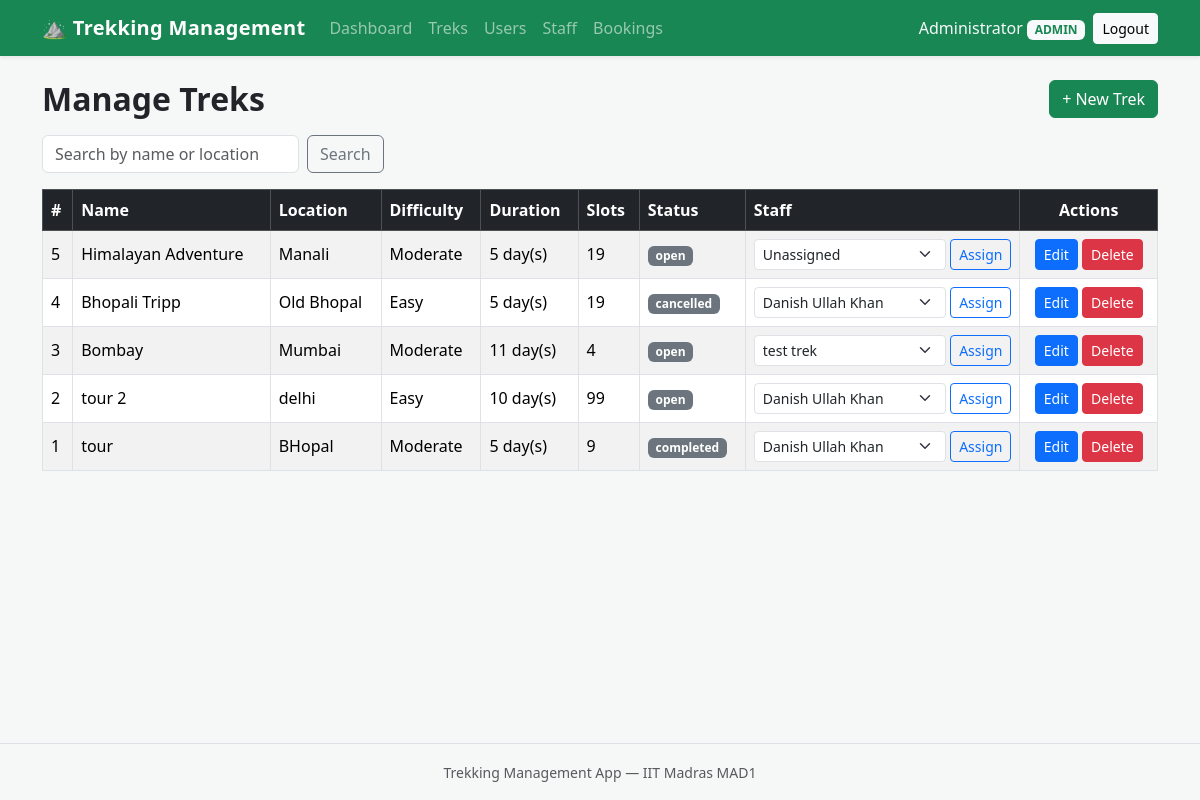
The app's page /admin/treks (signed in) with its own data.
### models/user.py (models this page shows, shortened)
class User(UserMixin, db.Model):
    __tablename__ = "users"
    id = db.Column(db.Integer, primary_key=True)
    name = db.Column(db.String(80), nullable=False)
    email = db.Column(db.String(120), unique=True, nullable=False)
    password_hash = db.Column(db.String(255), nullable=False)
    role = db.Column(db.String(20), nullable=False, default="user")
    approved = db.Column(db.Boolean, nullable=False, default=False)
    blacklisted = db.Column(db.Boolean, nullable=False, default=False)
    bookings = db.relationship("Booking", backref="user", lazy=True)

### models/trek.py (models this page shows, shortened)
class Trek(db.Model):
    __tablename__ = "treks"
    id = db.Column(db.Integer, primary_key=True)
    name = db.Column(db.String(120), nullable=False)
    location = db.Column(db.String(120), nullable=False)
    difficulty = db.Column(db.String(20), nullable=True)
    duration = db.Column(db.Integer, nullable=False, default=1)
    available_slots = db.Column(db.Integer, nullable=False, default=0)
    status = db.Column(db.String(20), nullable=False, default="open")
    start_date = db.Column(db.Date, nullable=True)
    end_date = db.Column(db.Date, nullable=True)
    description = db.Column(db.Text, nullable=True)
    staff_id = db.Column(db.Integer, db.ForeignKey("users.id"), nullable=True)
    staff = db.relationship("User", backref="assigned_treks")
    bookings = db.relationship("Booking", backref="trek", lazy=True)

### routes/admin.py (the view)
@admin_bp.route("/treks")
@admin_required
def list_treks():
    q = request.args.get("q", "").strip()
    query = Trek.query
    if q:
        like = f"%{q}%"
        query = query.filter(db.or_(Trek.name.ilike(like),
                                    Trek.location.ilike(like)))
    treks = query.order_by(Trek.id.desc()).all()
    staff_members = User.query.filter_by(role="staff", approved=True).all()
    return render_template(
        "admin/treks.html", treks=treks, staff_members=staff_members, q=q
    )

### models/user.py (called while the page is built)
@login_manager.user_loader
def load_user(user_id):
    return User.query.get(int(user_id))

### routes/admin.py (called while the page is built)
def admin_required(view):
    @wraps(view)
    @login_required
    def wrapped(*args, **kwargs):
        if current_user.role != "admin":
            abort(403)
        return view(*args, **kwargs)
    return wrapped

### templates/admin/treks.html (shortened to what this page needs)
{% extends "base.html" %}
{% block content %}
<div class="d-flex justify-content-between align-items-center mb-3">
    <h2 class="mb-0">Manage Treks</h2>
    <a class="btn btn-success" href="{{ url_for('admin.create_trek') }}">
        + New Trek
    </a>
</div>
<form class="row g-2 mb-3" method="GET" action="{{ url_for('admin.list_treks') }}">
    <div class="col-auto">
        <input type="text" name="q" class="form-control"
               placeholder="Search by name or location" value="{{ q }}">
    </div>
    <div class="col-auto">
        <button type="submit" class="btn btn-outline-secondary">Search</button>
    </div>
</form>
{% if treks %}
<div class="table-responsive">
    <table class="table table-striped table-bordered align-middle">
        <thead class="table-dark">
            <tr>
                <th>#</th>
                <th>Name</th>
                <th>Location</th>
                <th>Difficulty</th>
                <th>Duration</th>
                <th>Slots</th>
                <th>Status</th>
                <th>Staff</th>
                <th class="text-center">Actions</th>
            </tr>
        </thead>
        <tbody>
            {% for trek in treks %}
            <tr>
                <td>{{ trek.id }}</td>
                <td>{{ trek.name }}</td>
                <td>{{ trek.location }}</td>
                <td>{{ trek.difficulty or '-' }}</td>
                <td>{{ trek.duration }} day(s)</td>
                <td>{{ trek.available_slots }}</td>
                <td>
                    <span class="badge bg-secondary">{{ trek.status }}</span>
                </td>
                <td>
                    <form class="d-flex gap-1" method="POST"
                          action="{{ url_for('admin.assign_staff', trek_id=trek.id) }}">
                        <select name="staff_id" class="form-select form-select-sm">
                            <option value="">Unassigned</option>
                            {% for staff in staff_members %}
                            <option value="{{ staff.id }}"
                                    {{ 'selected' if trek.staff_id == staff.id else '' }}>
                                {{ staff.name }}
                            </option>
                            {% endfor %}
                        </select>
                        <button type="submit" class="btn btn-sm btn-outline-primary">
                            Assign
                        </button>
                    </form>
                </td>
                <td class="text-center text-nowrap">
                    <a class="btn btn-sm btn-primary"
                       href="{{ url_for('admin.edit_trek', trek_id=trek.id) }}">
                        Edit
                    </a>
                    <form class="d-inline" method="POST"
                          action="{{ url_for('admin.delete_trek', trek_id=trek.id) }}"
                          onsubmit="return confirm('Delete this trek?');">
                        <button type="submit" class="btn btn-sm btn-danger">
                            Delete
                        </button>
                    </form>
                </td>
            </tr>
            {% endfor %}
        </tbody>
    </table>
</div>
{% else %}
<p class="text-muted">No treks yet. Click "New Trek" to add one.</p>
{% endif %}
{% endblock %}

### templates/base.html (shortened to what this page needs)
<!DOCTYPE html>
<html lang="en">
<head>
    <link
        href="https://cdn.jsdelivr.net/npm/bootstrap@5.3.3/dist/css/bootstrap.min.css"
        rel="stylesheet">
    <link rel="stylesheet"
          href="{{ url_for('static', filename='style.css') }}">
</head>
<body>
    <nav class="navbar navbar-expand-lg navbar-dark bg-success shadow-sm">
        <div class="container">
            <a class="navbar-brand fw-bold" href="{{ url_for('user.home') }}">
                &#9968; Trekking Management
            </a>
            <div class="collapse navbar-collapse" id="mainNav">
                <ul class="navbar-nav me-auto mb-2 mb-lg-0">
                    {% if current_user.is_authenticated %}
                        {% if current_user.role == 'user' %}
                            <li class="nav-item">
                                <a class="nav-link" href="{{ url_for('user.home') }}">
                                    Browse Treks
                                </a>
                            </li>
                            <li class="nav-item">
                                <a class="nav-link"
                                   href="{{ url_for('user.dashboard') }}">
                                    My Bookings
                                </a>
                            </li>
                        {% elif current_user.role == 'admin' %}
                            <li class="nav-item">
                                <a class="nav-link"
                                   href="{{ url_for('admin.dashboard') }}">
                                    Dashboard
                                </a>
                            </li>
                            <li class="nav-item">
                                <a class="nav-link"
                                   href="{{ url_for('admin.list_treks') }}">Treks</a>
                            </li>
                            <li class="nav-item">
                                <a class="nav-link"
                                   href="{{ url_for('admin.list_users') }}">Users</a>
                            </li>
                            <li class="nav-item">
                                <a class="nav-link"
                                   href="{{ url_for('admin.list_staff') }}">Staff</a>
                            </li>
                            <li class="nav-item">
                                <a class="nav-link"
                                   href="{{ url_for('admin.list_bookings') }}">
                                    Bookings
                                </a>
                            </li>
                        {% endif %}
                    {% endif %}
                </ul>
                <div class="d-flex align-items-lg-center flex-column flex-lg-row gap-2">
                    {% if current_user.is_authenticated %}
                        <span class="navbar-text text-light">
                            {{ current_user.name }}
                            <span class="badge bg-light text-success text-uppercase">
                                {{ current_user.role }}
                            </span>
                        </span>
                        <a class="btn btn-light btn-sm"
                           href="{{ url_for('auth.logout') }}">Logout</a>
                    {% else %}
                        <a class="btn btn-outline-light btn-sm"
                           href="{{ url_for('auth.login') }}">Login</a>
                        <a class="btn btn-light btn-sm"
                           href="{{ url_for('auth.register') }}">Register</a>
                    {% endif %}
                </div>
            </div>
        </div>
    </nav>
    <main class="container py-4">
        {% block content %}{% endblock %}
    </main>
    <footer class="border-top mt-auto py-3">
        <div class="container text-center text-muted">
            <small>Trekking Management App &mdash; IIT Madras MAD1</small>
        </div>
    </footer>
</body>
</html>

### static/style.css (style rules this page uses)
body { min-height: 100vh; display: flex; flex-direction: column; background-color: #f6f8f7; }
main { flex: 1; }
.navbar-brand { letter-spacing: 0.3px; }
.table > :not(caption) > * > * { vertical-align: middle; }
h2 { font-weight: 600; }

### records on screen
User: name "Administrator", role "ADMIN"
Trek: id "5", name "Himalayan Adventure", location "Manali", difficulty "Moderate", duration "5", available_slots "19", status "open"
Trek: id "4", name "Bhopali Tripp", location "Old Bhopal", difficulty "Easy", duration "5", available_slots "19", status "cancelled"
Trek: id "3", name "Bombay", location "Mumbai", difficulty "Moderate", duration "11", available_slots "4", status "open"
Trek: id "2", name "tour 2", location "delhi", difficulty "Easy", duration "10", available_slots "99", status "open"
Trek: id "1", name "tour", location "BHopal", difficulty "Moderate", duration "5", available_slots "9", status "completed"

### other values on screen
form field staff_id "Danish Ullah Khan"
form field staff_id "test trek"
